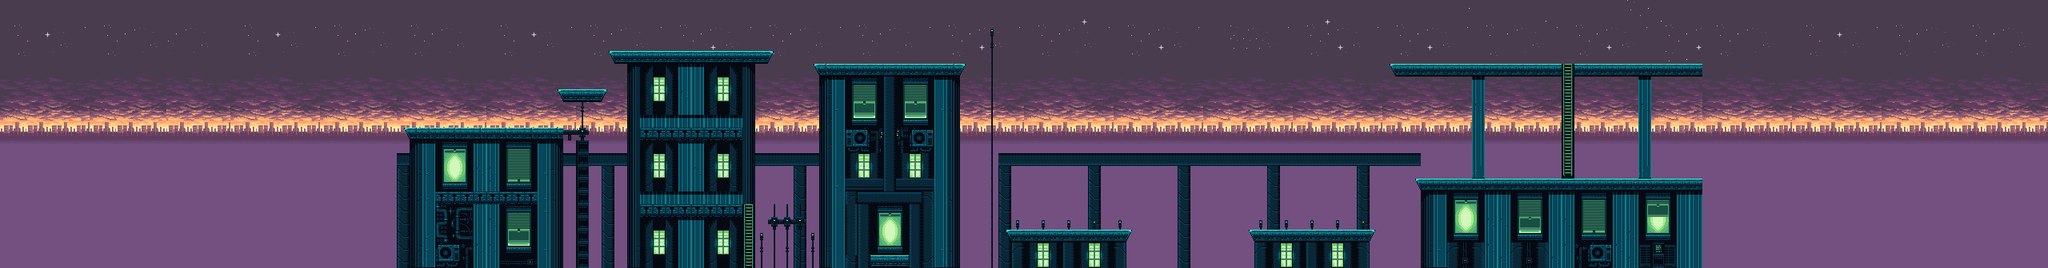

Below is a game level as drawn by its tile map, then a one-line description and the .tmx that defines it (tile-layer data replaced by summaries):
An orthogonal 160x21 tile map with 16x16 px tiles, 3 tile layers (Background, Bridge, Closer Buildings), 4 tilesets and 31 objects.

<map version="1.2" tiledversion="1.2.3" orientation="orthogonal" renderorder="right-down" width="160" height="21" tilewidth="16" tileheight="16" infinite="0" nextlayerid="26" nextobjectid="43">
 <tileset firstgid="1" source="Background.tsx" />
 <tileset firstgid="6" source="skyline-a.tsx" />
 <tileset firstgid="126" source="tileset.tsx" />
 <tileset firstgid="510" source="skyline-a-dawn.tsx" />
 <layer id="23" name="Background" width="160" height="21">
  <data>[3360 cells, 3360 non-empty, 98 distinct tile ids]</data>
 </layer>
 <layer id="24" name="Bridge" width="160" height="21">
  <data>[3360 cells, 131 non-empty, 2 distinct tile ids]</data>
 </layer>
 <layer id="25" name="Closer Buildings" width="160" height="21">
  <data>[3360 cells, 822 non-empty, 112 distinct tile ids]</data>
 </layer>
 <objectgroup id="2" name="Floors">
  <object id="6" x="505.75" y="160" width="198.75" height="14.25" />
  <object id="7" x="697.333" y="111.667" width="61" height="16.3333" />
  <object id="8" x="761.5" y="63" width="205" height="17" />
  <object id="9" x="1017" y="80" width="190" height="14.5" />
  <object id="10" x="1248" y="193.333" width="527.334" height="15.3333" />
  <object id="11" x="1737.5" y="78" width="391.5" height="18.5" />
  <object id="12" x="1770" y="223.5" width="358" height="14" />
  <object id="39" x="2128.92" y="-0.333333" width="10.5833" height="336.167" />
  <object id="40" x="1665.25" y="-0.25" width="463.5" height="7.25" />
  <object id="41" x="494.375" y="-0.0835" width="10.5833" height="336.167" />
  <object id="42" x="504.25" y="-0.291667" width="153.5" height="7.25" />
 </objectgroup>
 <objectgroup id="12" name="2 point enemy">
  <object id="15" x="659.784" y="138.498" />
  <object id="16" x="659.209" y="50.5718" />
  <object id="17" x="810.35" y="34.4808" />
  <object id="18" x="902.873" y="28.734" />
  <object id="19" x="990.799" y="32.1821" />
  <object id="20" x="988.5" y="192.518" />
  <object id="21" x="1353.64" y="106.473" />
  <object id="22" x="1286.75" y="159.273" />
  <object id="23" x="1656.85" y="244.239" />
  <object id="24" x="1652.83" y="51.7212" />
 </objectgroup>
 <objectgroup id="13" name="4 point enemy">
  <object id="29" x="1469.17" y="140.338" />
  <object id="30" x="1572.33" y="142.359" />
  <object id="31" x="1536.46" y="253.027" />
  <object id="32" x="1358.36" y="238.249" />
 </objectgroup>
 <objectgroup id="15" name="checkpoints">
  <object id="33" x="582.16" y="136.329" />
  <object id="34" x="1114.39" y="53.4409" />
  <object id="35" x="1875.65" y="198.495" />
 </objectgroup>
 <objectgroup id="16" name="boss enemy">
  <object id="36" x="1945.45" y="109.063" />
  <object id="37" x="2062.15" y="56.7128" />
  <object id="38" x="2066.51" y="194.132" />
 </objectgroup>
</map>
